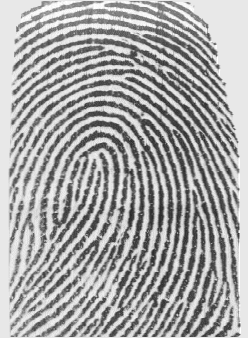
#> input picture canny/1_1.png, 248 x 338 px
$ python canny2.py   (older library calls are emulated)
#> lines starting #> are read from the running program, lines starting #| are printed output that depends on the picture
from scipy import ndimage, misc
import numpy
import cv2

def canny():


    image = cv2.imread('1_1.png', cv2.CV_LOAD_IMAGE_GRAYSCALE)
#> image is the input picture: shape (338, 248); min 40, max 255, mean 166.7
    #image = misc.lena()

    # apply gaussian blur 3x3 sigma 0.5
    smoothed_im = cv2.GaussianBlur(image,(3,3), 0)
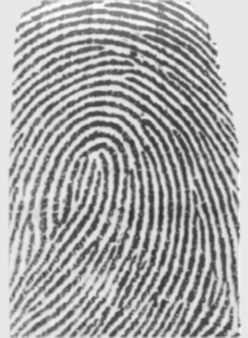
#> smoothed_im: shape (338, 248); min 48, max 254, mean 166.7

    # calculate gradients with sobel filter
    grad_x = ndimage.sobel(image, 0)
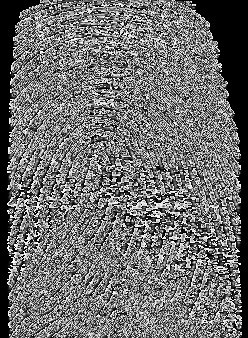
#> grad_x: shape (338, 248); min 0, max 255, mean 110.3
    grad_y = ndimage.sobel(image, 1)
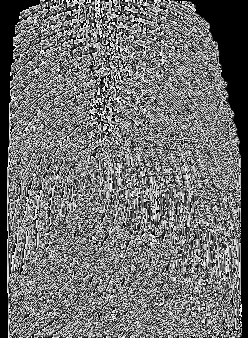
#> grad_y: shape (338, 248); min 0, max 255, mean 113

    # calculate magnitude
    grad_mag = numpy.sqrt(grad_x**2+grad_y**2)
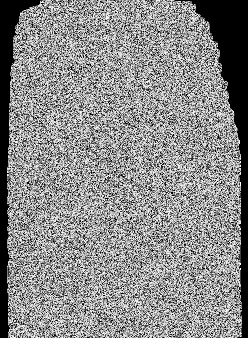
#> grad_mag: shape (338, 248) float16; min 0, max 15.81, mean 8.56; drawn with min black and max white

    # calculating theta
    grad_angle = numpy.arctan2(grad_y, grad_x)
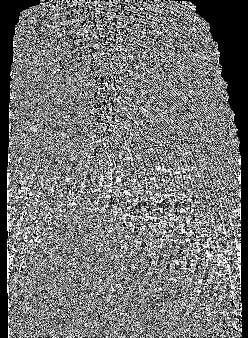
#> grad_angle: shape (338, 248) float16; min 0, max 1.57, mean 0.721; drawn with min black and max white

    # quantize angles 0 to 3
    quantized_angle = numpy.around(3 * (grad_angle + numpy.pi) /  (numpy.pi * 2))
#> quantized_angle: shape (338, 248) float16; every value is 2

    # [9 lines of commented-out code are left out]
    cv2.waitKey()

canny()

$ run again, with canny/Angle map.jpg saved as canny/1_1.png
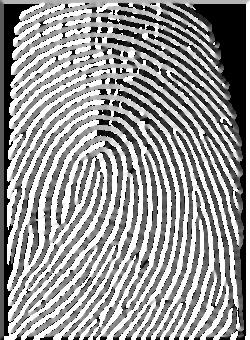
#> input picture canny/Angle map.jpg, 250 x 340 px
#> in canny, image is the input picture: shape (340, 250); min 0, max 255, mean 151
#> in canny, `grad_mag = numpy.sqrt(grad_x**2+grad_y**2)`:
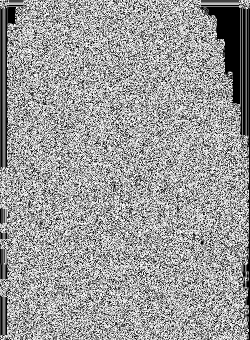
#> grad_mag: shape (340, 250) float16; min 0, max 15.81, mean 9.68; drawn with min black and max white
#> in canny, `grad_angle = numpy.arctan2(grad_y, grad_x)`:
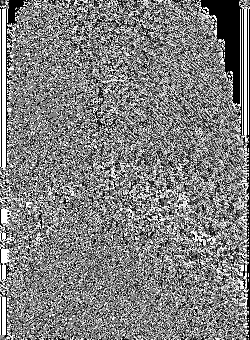
#> grad_angle: shape (340, 250) float16; min 0, max 1.57, mean 0.788; drawn with min black and max white
#> quantized_angle: shape (340, 250) float16; every value is 2

$ run again, with canny/arch_h.jpg saved as canny/1_1.png
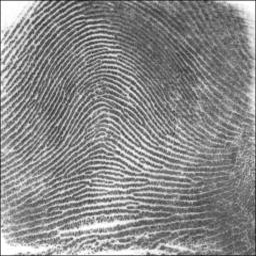
#> input picture canny/arch_h.jpg, 256 x 256 px
#> in canny, image is the input picture: shape (256, 256); min 27, max 255, mean 138.2
#> in canny, `grad_mag = numpy.sqrt(grad_x**2+grad_y**2)`:
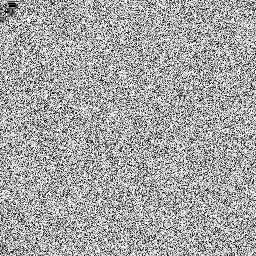
#> grad_mag: shape (256, 256) float16; min 0, max 15.81, mean 10.27; drawn with min black and max white
#> in canny, `grad_angle = numpy.arctan2(grad_y, grad_x)`:
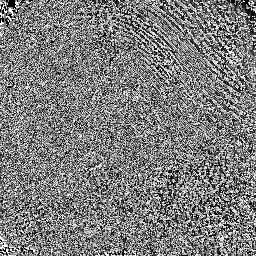
#> grad_angle: shape (256, 256) float16; min 0, max 1.57, mean 0.773; drawn with min black and max white
#> quantized_angle: shape (256, 256) float16; every value is 2
